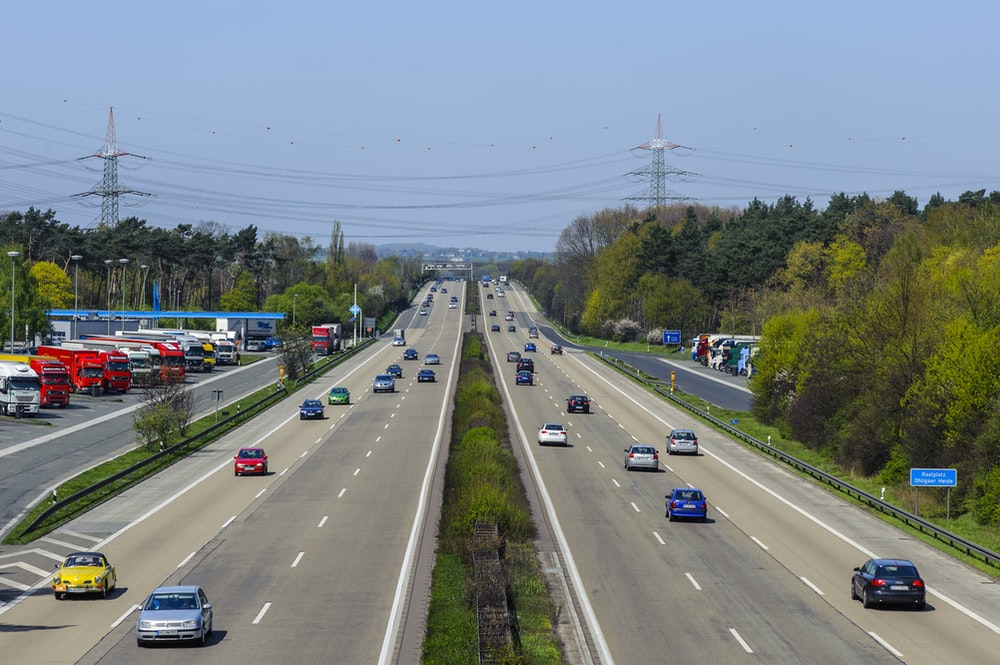
#> input picture OpenCV/imgs/photo.png, 1000 x 665 px, found by its file name
$ jupyter execute opencv.ipynb
#> lines starting #> are read from the running program, lines starting #| are printed output that depends on the picture
# <span style="font-family: 'Segoe Print';"> **OpenCV Library**

* OpenCV is the huge open-source library for the computer vision, machine learning, and image processing.
* By using it, one can process images and videos to identify objects, faces, or even handwriting of a human.
* When it integrated with various libraries, such as NumPy, python is capable of processing the OpenCV array structure for analysis.
* The first OpenCV version was 1.0. OpenCV is released under a BSD license.
* It has C++, C, Python and Java interfaces and supports Windows, Linux, Mac OS, iOS and Android.

## <span style="font-family: 'Segoe Print';"> **Applications of OpenCV:**

* face recognition
* Automated inspection and surveillance
* number of people – count (foot traffic in a mall, etc)
* Vehicle counting on highways along with their speeds
* Interactive art installations
* Anamoly (defect) detection in the manufacturing process (the odd defective products)
* Street view image stitching
* Video/image search and retrieval
* Robot and driver-less car navigation and control
* object recognition
* Medical image analysis
* Movies – 3D structure from motion
* TV Channels advertisement recognition

**We will be discussing the following topics:**

* Reading an image
* Extracting the RGB values of a pixel
* Extracting the Region of Interest (ROI)
* Resizing the Image
* Rotating the Image
* Drawing a Rectangle
* Displaying text

We will use the picture below to understand OpenCV.

**Note** – OpenCV arranges the channels in BGR order.Thus, 0th value correspondes to Blue not red.

[cell 1]
#importing cv and matplotlib library
import cv2
import matplotlib.pyplot as plt

#reading the picture using 'imread() function'
image=cv2.imread('photo.png')
#> image is the input picture: shape (665, 1000, 3); mean B, G, R 133.7, 131.7, 122.6

#storing the height and width of the input picture
h,w= image.shape[:2]
#> h = 665; w = 1000
print("Height = {},Width={}".format(h,w))
#| Height = 665,Width=1000

#in order to display the picture changing the color of the picture from BGR to RGB.
gray=cv2.cvtColor(image,cv2.COLOR_BGR2RGB)
plt.imshow(gray)
plt.show()

### <span style="font-family: 'Segoe Print';">**Extracting RGB values of individual pixel**

[cell 2]
# Choosing rando pixels to  extract RGB pixels by passing in 100,100 for height and width.
(B, G, R) = image[100, 100]
#> B = 215; G = 180; R = 154

# Displaying the pixel values
print("R = {}, G = {}, B = {}".format(R, G, B))
#| R = 154, G = 180, B = 215

# We can also pass the channel to extract the value for a specific channel
B = image[100, 100, 0]
print("B = {}".format(B))
#| B = 215

### <span style="font-family: 'Segoe Print';">**Extracting Region Of Interest(ROI)**

[cell 3]
# We will calculate the region of interest
# by slicing the pixels of the image
roi = image[100 : 300, 200 : 500]
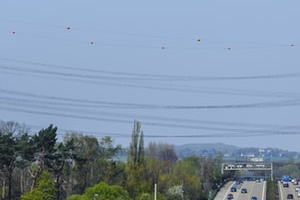
#> roi: shape (200, 300, 3); mean B, G, R 171.4, 149.6, 130.4

#displaying the image in RGB
roi_rgb=cv2.cvtColor(roi,cv2.COLOR_BGR2RGB)
plt.imshow(roi_rgb)
plt.show()

### <span style="font-family: 'Segoe Print';">**Resizing the image using `resize()` functionality**

[cell 4]
# resize() function takes 2 parameters,
# the image and the dimensions
resize = cv2.resize(image, (600, 600))
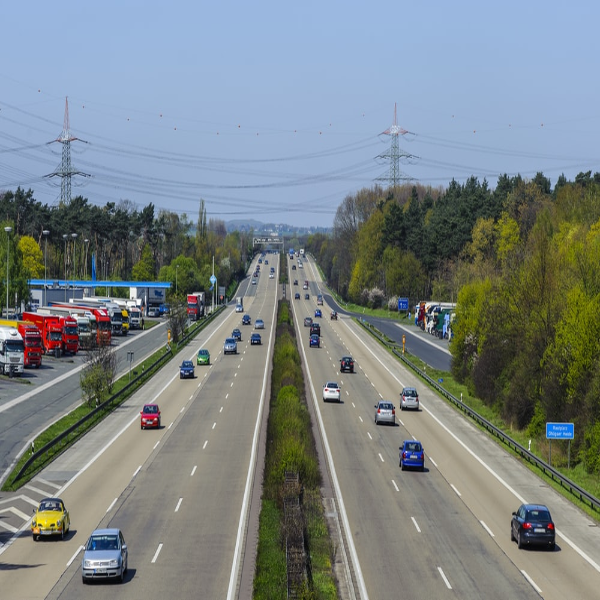
#> resize: shape (600, 600, 3); mean B, G, R 133.6, 131.6, 122.5
resize_rgb=cv2.cvtColor(resize,cv2.COLOR_BGR2RGB)
plt.imshow(resize_rgb)
plt.show()

### <span style="font-family: 'Segoe Print';">**Maintaining the Aspect Ratio for the picture**

[cell 5]
# Calculating the ratio
ratio = 600 / w
#> ratio = 0.6

# Creating a tuple containing width and height
dim = (600, int(h * ratio))
#> dim = (600, 399)
print(dim)
#| (600, 399)
# Resizing the image
resize_aspect = cv2.resize(image, dim)
resize_aspect_rgb=cv2.cvtColor(resize_aspect,cv2.COLOR_BGR2RGB)
plt.imshow(resize_aspect_rgb)
plt.show()

### <span style="font-family: 'Segoe Print';">**Rotating the Image**

The 2 main functions used here are –

**getRotationMatrix2D():**
  - It takes 3 arguments –

    - center – The center coordinates of the image

    - Angle – The angle (in degrees) by which the image should be rotated

    - Scale – The scaling factor

* It returns a 2*3 matrix consisting of values derived from alpha and beta

> alpha = scale * cos(angle)

> beta = scale * sine(angle)

**warpAffine():**

The function warpAffine transforms the source image using the rotation matrix:
```
dst(x, y) = src(M11X + M12Y + M13, M21X + M22Y + M23)
```
Here M is the rotation matrix, described above.
It calculates new x, y co-ordinates of the image and transforms it.

[cell 6]
# Calculating the center of the image
center = (w // 2, h // 2)
#> center = (500, 332)

# Generating a rotation matrix
matrix = cv2.getRotationMatrix2D(center, -45, 1.0)

# Performing the affine transformation
rotated = cv2.warpAffine(image, matrix, (w, h))
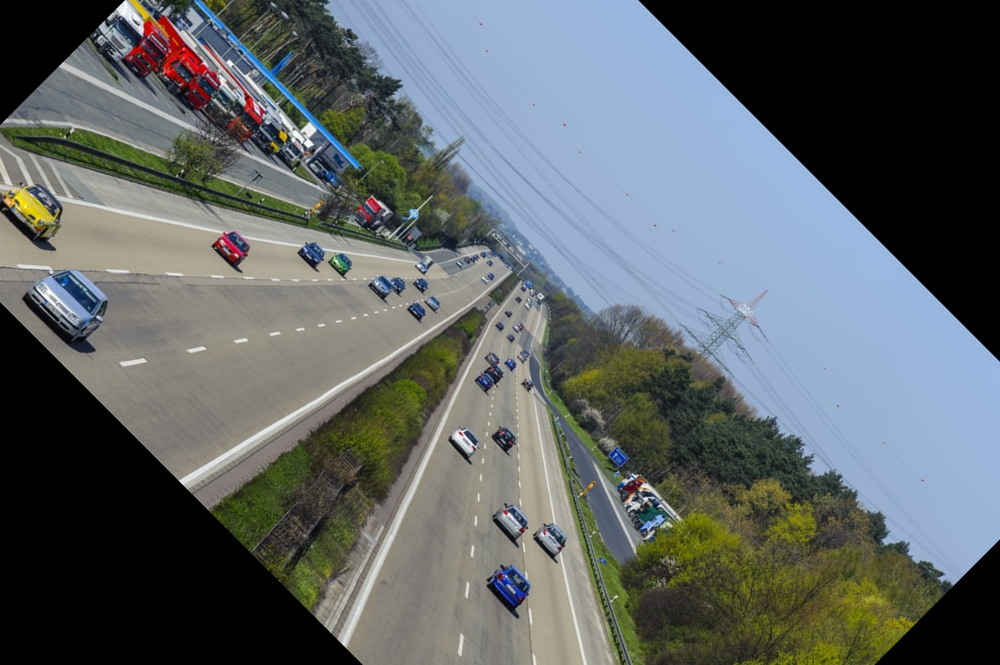
#> rotated: shape (665, 1000, 3); mean B, G, R 101.6, 100.5, 94.1
rotated_rgb=cv2.cvtColor(rotated,cv2.COLOR_BGR2RGB)
plt.imshow(rotated_rgb)
plt.show()

### <span style="font-family: 'Segoe Print';">**Drawing a Rectangle**
* It is an in-place operation.

* It takes in 5 arguments –

  - *Image*

  - *Top-left corner co-ordinates*

  - *Bottom-right corner co-ordinates*

  - *Color (in BGR format)*

  - *Line width*

[cell 7]
# We are copying the original image,
# as it is an in-place operation.
output = image.copy()

# Using the rectangle() function to create a rectangle.
rectangle = cv2.rectangle(output, (500, 200),
                          (700, 400), (255, 0, 0), 2)

# Displaying the image
rectangle_rgb=cv2.cvtColor(rectangle,cv2.COLOR_BGR2RGB)
plt.imshow(rectangle_rgb)
plt.show()

### <span style="font-family: 'Segoe Print';">**Displaying text**
* It is also an in-place operation
* It takes in 7 arguments –
  - *Image*

  - *Text to be displayed*

  - *Bottom-left corner co-ordinates, from where the text should start*

  - *Font*

  - *Font size*

  - *Color (BGR format)*

  - *Line width*

[cell 8]
# Copying the original image
output = image.copy()

# Adding the text using putText() function
text = cv2.putText(output, 'Hello World', (250, 250),
                   cv2.FONT_HERSHEY_SIMPLEX, 4, (255, 0, 0), 2)

#displaying the image output
text_rgb=cv2.cvtColor(text,cv2.COLOR_BGR2RGB)
plt.imshow(text_rgb)
plt.show()
